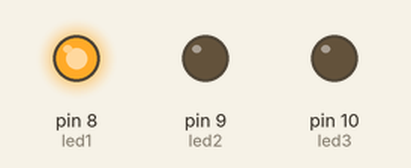
This sketch was run on a simulated Arduino Uno, built with avr-gcc and run on an emulated ATmega328P. Parts: output pins drawn as LEDs (lit = HIGH).

Above: at 0.2 s.
At 0.7 s:
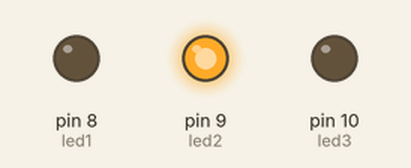
At 2.7 s:
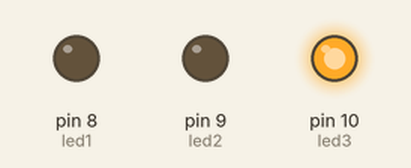
Timing chart, 0 to 3.5 s (numbered marks = the images above):
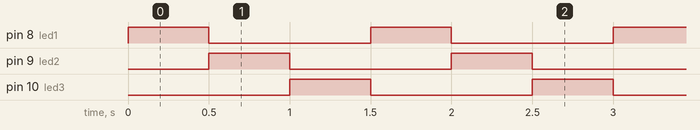

The sketch:

juego-de-luces.ino
```cpp
int led1 = 8;
int led2 = 9;
int led3 = 10;
int tiempo = 500;

void setup() {
  pinMode(led1, OUTPUT);
  pinMode(led2, OUTPUT);
  pinMode(led3, OUTPUT);
}

void loop() {
  digitalWrite(led1, HIGH);
  delay(tiempo);
  digitalWrite(led1, LOW);

  digitalWrite(led2, HIGH);
  delay(tiempo);
  digitalWrite(led2, LOW);

  digitalWrite(led3, HIGH);
  delay(tiempo);
  digitalWrite(led3, LOW);
}
```

Measured:
- by itself, pin 8 (led1), pin 9 (led2), pin 10 (led3): alternates HIGH for 0.50 s and LOW for 1.0 s
- by itself, everything shown: repeats every 1.5 s, in 4 steps
